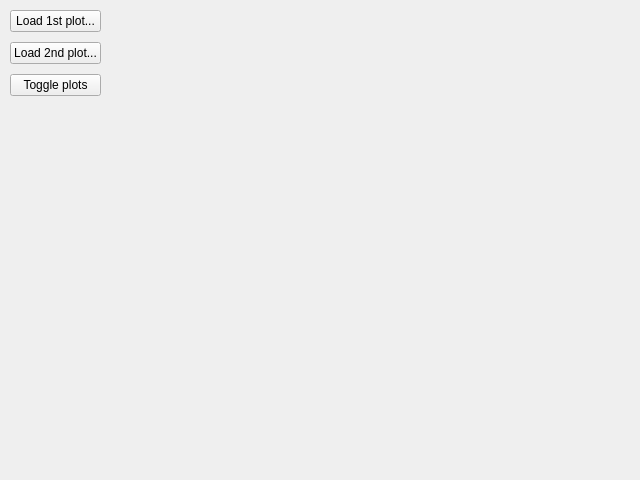
<?xml version="1.0" encoding="UTF-8"?>
<ui version="4.0">
 <class>MainWindow</class>
 <widget class="QMainWindow" name="MainWindow">
  <property name="geometry">
   <rect>
    <x>0</x>
    <y>0</y>
    <width>640</width>
    <height>480</height>
   </rect>
  </property>
  <property name="windowTitle">
   <string>CurveVisualizer</string>
  </property>
  <widget class="QWidget" name="centralWidget">
   <layout class="QHBoxLayout" name="globalLayout" stretch="0,1">
    <property name="spacing">
     <number>10</number>
    </property>
    <property name="leftMargin">
     <number>10</number>
    </property>
    <property name="topMargin">
     <number>10</number>
    </property>
    <property name="rightMargin">
     <number>10</number>
    </property>
    <property name="bottomMargin">
     <number>10</number>
    </property>
    <item>
     <layout class="QVBoxLayout" name="buttonsLayout" stretch="0,0,0,0">
      <property name="spacing">
       <number>10</number>
      </property>
      <property name="sizeConstraint">
       <enum>QLayout::SizeConstraint::SetDefaultConstraint</enum>
      </property>
      <property name="rightMargin">
       <number>0</number>
      </property>
      <item>
       <widget class="QPushButton" name="btnLoadPlot1">
        <property name="sizePolicy">
         <sizepolicy hsizetype="Preferred" vsizetype="Fixed">
          <horstretch>0</horstretch>
          <verstretch>0</verstretch>
         </sizepolicy>
        </property>
        <property name="text">
         <string>Load 1st plot...</string>
        </property>
       </widget>
      </item>
      <item>
       <widget class="QPushButton" name="btnLoadPlot2">
        <property name="sizePolicy">
         <sizepolicy hsizetype="Preferred" vsizetype="Fixed">
          <horstretch>0</horstretch>
          <verstretch>0</verstretch>
         </sizepolicy>
        </property>
        <property name="text">
         <string>Load 2nd plot...</string>
        </property>
       </widget>
      </item>
      <item>
       <widget class="QPushButton" name="btnTogglePlots">
        <property name="sizePolicy">
         <sizepolicy hsizetype="Preferred" vsizetype="Fixed">
          <horstretch>0</horstretch>
          <verstretch>0</verstretch>
         </sizepolicy>
        </property>
        <property name="text">
         <string>Toggle plots</string>
        </property>
       </widget>
      </item>
      <item>
       <spacer name="spacerButtons">
        <property name="orientation">
         <enum>Qt::Orientation::Vertical</enum>
        </property>
        <property name="sizeHint" stdset="0">
         <size>
          <width>20</width>
          <height>40</height>
         </size>
        </property>
       </spacer>
      </item>
     </layout>
    </item>
    <item>
     <widget class="QCustomPlot" name="customPlot" native="true">
      <property name="minimumSize">
       <size>
        <width>400</width>
        <height>400</height>
       </size>
      </property>
     </widget>
    </item>
   </layout>
  </widget>
 </widget>
 <customwidgets>
  <customwidget>
   <class>QCustomPlot</class>
   <extends>QWidget</extends>
   <header>qcustomplot.h</header>
   <container>1</container>
  </customwidget>
 </customwidgets>
 <resources/>
 <connections/>
 <slots>
  <slot>on_btnLoadPlot1_clicked()</slot>
  <slot>on_btnLoadPlot2_clicked()</slot>
  <slot>on_btnTogglePlots_clicked()</slot>
 </slots>
</ui>
